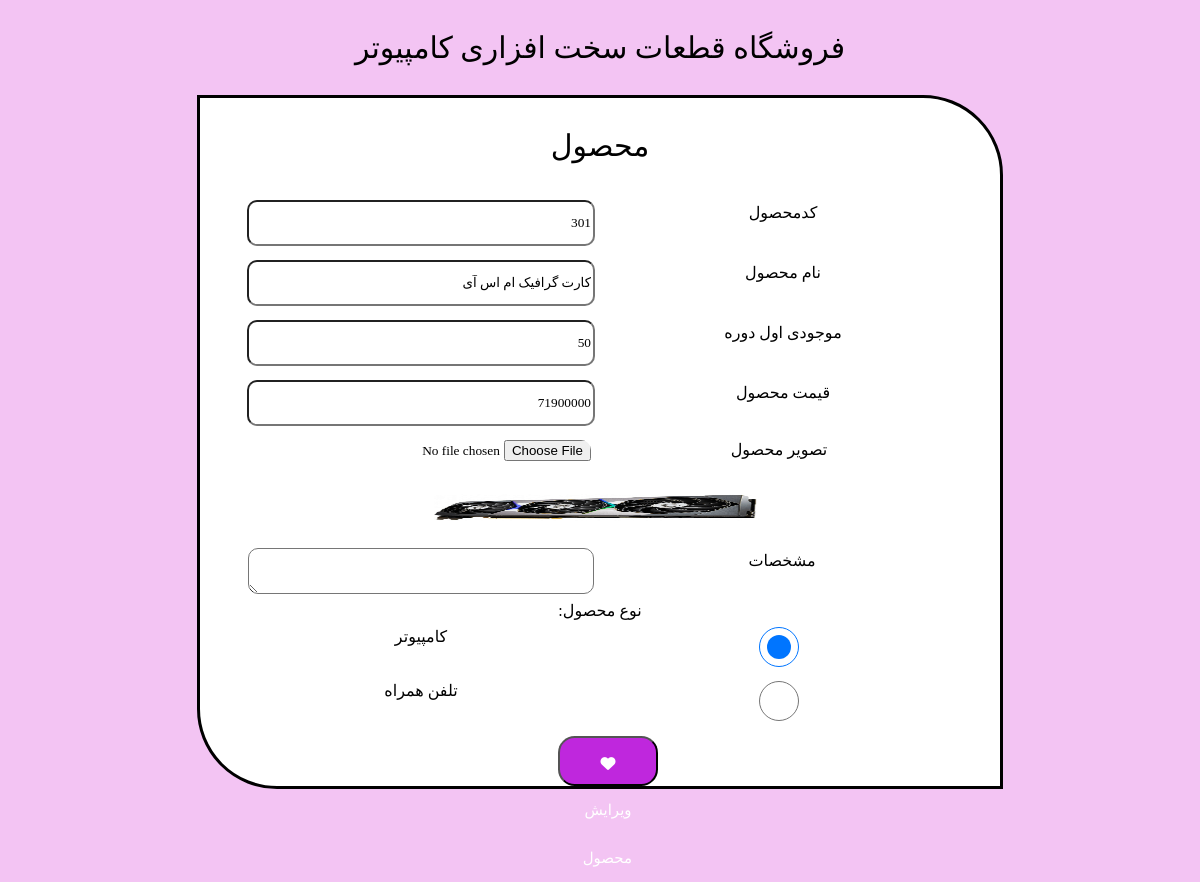
The app's page /edit_products.php?code_product=301 with its own data.
### tables this page shows
CREATE TABLE IF NOT EXISTS `products` (
  `code_product` int(11) NOT NULL AUTO_INCREMENT,
  `name_product` varchar(30) NOT NULL,
  `Number` int(255) NOT NULL,
  `money_product` varchar(255) NOT NULL,
  `image_product` varchar(80) NOT NULL,
  `about_product` text NOT NULL,
  `type_product` varchar(9) NOT NULL,
  PRIMARY KEY (`code_product`)
);

### lib/db.php (called while the page is built, shortened)
<?php
class DB {
    protected $connection;
	protected $query;
	public function __construct($dbhost = 'localhost', $dbuser = 'root', $dbpass = '', $dbname = '', $charset = 'utf8') {
		$this->connection = new mysqli($dbhost, $dbuser, $dbpass, $dbname);
		$this->connection->set_charset($charset);
	}
    public function query($query) {
		if ($this->query = $this->connection->prepare($query)) {
            if (func_num_args() > 1) {
                $x = func_get_args();
                $args = array_slice($x, 1);
				$types = '';
                $args_ref = array();
                foreach ($args as $k => &$arg) {
					if (is_array($args[$k])) {
						foreach ($args[$k] as $j => &$a) {
							$types .= $this->_gettype($args[$k][$j]);
							$args_ref[] = &$a;
						}
					} else {
	                	$types .= $this->_gettype($args[$k]);
	                    $args_ref[] = &$arg;
					}
                }
				array_unshift($args_ref, $types);
                call_user_func_array(array($this->query, 'bind_param'), $args_ref);
            }
            $this->query->execute();
        } else {
            $this->error('Unable to prepare MySQL statement (check your syntax) - ' . $this->connection->error);
        }
		return $this;
    }
	public function fetchArray() {
	    $params = array();
        $row = array();
	    $meta = $this->query->result_metadata();
	    while ($field = $meta->fetch_field()) {
	        $params[] = &$row[$field->name];
	    }
	    call_user_func_array(array($this->query, 'bind_result'), $params);
        $result = array();
		while ($this->query->fetch()) {
			foreach ($row as $key => $val) {
				$result[$key] = $val;
			}
		}
		return $result;
	}
	private function _gettype($var) {
	    if (is_string($var)) return 's';
	    return 'b';
	}
}
?>

### settings.php (called while the page is built)
<?php
    $dbHost = 'localhost';
    $dbUser = 'root';
    $dbPass = '';
    $dbName = 'computer';
?>

### view/edit_products.php (the view, shortened to what this page needs)
<!DOCTYPE html>
<html lang="fa">
<head>
    <link href="assets/style.css" type="text/css" rel="stylesheet">
    <link href="assets/styles.css" type="text/css" rel="stylesheet">
</head>
<body>
    <p>فروشگاه قطعات سخت افزاری کامپیوتر</p>
    <form action="" method="post">
        <p>   محصول</p>
        <div>
            <label for="code_product">کدمحصول  </label>
            <input type="text" name="code_product" id="code_product" value = "<?php if(isset($row['code_product']) ) echo $row['code_product']; ?>" >
        </div>
        <div>
            <label for="name_product">نام محصول</label>
            <input type="text" name="name_product" id="name_product" value = "<?php if(isset($row['name_product']) ) echo $row['name_product']; ?>" >
        </div>
        <div>
            <label for="Number"> موجودی اول دوره</label>
            <input type="text" name="Number" id="Number" value = "<?php if(isset($row['Number']) ) echo $row['Number']; ?>" >
        </div>
        <div>
            <label for="money_product">قیمت محصول </label>
            <input type="text" name="money_product" id="money_product" value = "<?php if(isset($row['money_product']) ) echo $row['money_product']; ?>" >
        </div>
        <div>
            <label for = "image_product"> تصویر محصول </label>
            <input type = "file" name = "image_product" id = "image_product"  >
             <img src = "<?php echo $row['image_product']; ?>">
        </div>
        <div>
            <label for = "about_product">  مشخصات </label>
            <textarea name = "about_product" id = "about_product" value = "<?php if(isset($row['about_product']) ) echo $row['about_product']; ?>"></textarea>
        </div>
        <div>
            نوع محصول: <br>
            <input type="radio" name="type_product" id="bags" value="bags" <?php if( isset($row['type_product']) && $row['type_product'] == 'bags' ) echo 'checked';?>>
            <label for="bags">کامپیوتر</label>
            <br>
            <input type="radio" name="type_product" id="shoe" value="shoe" <?php if( isset($row['type_product']) && $row['type_product'] == 'shoe' ) echo 'checked';?>>
            <label for="shoe">تلفن همراه</label>
        </div>
        <button type="submit" name = "submit" class = "btn"> <i class="fa-solid fa-heart"></i> ویرایش محصول</button>
    </form>
</body>
</html>

### assets/main.css (style rules this page uses)
:root { --direction : rtl ; --md-sys-color-background-light: rgb(243, 196, 243); --md-sys-color-primary-light: #bf27dd; --md-sys-color-on-primary-light: #ffffff; --md-sys-color-outline-light: #bb1010; --height: 50px; --padding: 0 24px; --rudios: calc( var(--height) / 3 ); --align : center; --fontsize : 15px; --fontfamily : 'Roboto' ; --fontfamilybody : 'B Titr'; --border-bottom-left-radius : 80px ; --border-bottom-right-radius : 80px ; --border-style : solid ; }
body { direction: var(--direction); background-color:var( --md-sys-color-background-light) ; font-family: var(--fontfamilybody); text-align: center; }

### assets/component/formComponents.css (style rules this page uses)
form { background-color: white; border-style: var(--border-style); border-bottom-left-radius: var(--border-bottom-left-radius); border-top-right-radius: var(--border-bottom-right-radius); width: 800px; height: auto; margin-left: auto; margin-right: auto; }
form div * { vertical-align: middle; border-radius: 10px; height: 40px; width: 340px; margin: 7px; font-family: 'B Titr'; }
label { display: inline-block; vertical-align: middle; margin: 200px; }
p { font-size: 30px; }
textarea { text-align: center; width: 100%; }

### assets/component/card.css (style rules this page uses)
body { direction: rtl; font-family: Arial, Helvetica, sans-serif; }
.btn { direction: rtl; cursor: pointer; height: var(--height); border-radius: var(--rudios); padding: var(--padding); text-align: var(--align); font-size: var(--fontsize); font-weight: 400; margin: 8px; width: 100px; font-family: var(--fontfamily); ; line-height: calc( var(--height) - 2px ); margin: max(8px, calc(48px - var(--height))) 0px 0px 16px; display: inline-block; vertical-align: middle; align-items: normal; text-decoration: none; }

### assets/component/button.css (style rules this page uses)
.btn { background-color: var(--md-sys-color-primary-light); color:var(--md-sys-color-on-primary-light); cursor: pointer; font-family: var(--fontfamilybody); height: var(--height); border-radius: var(--rudios); padding: var(--padding); text-align: var(--align); font-size: var(--fontsize); font-weight: 400; line-height: calc( var(--height) - 2px ); }
.btn > * { vertical-align: middle; }

### assets/component/typography.css (style rules this page uses)
:root { --base-font-size:12px; font-size: calc(var(--base-font-size)+0.9vw); }

### records on screen
products: code_product "301", name_product "کارت گرافیک ام اس آی", Number "50", money_product "71900000", type_product "☑ کامپیوتر", type_product "☐ تلفن همراه"
